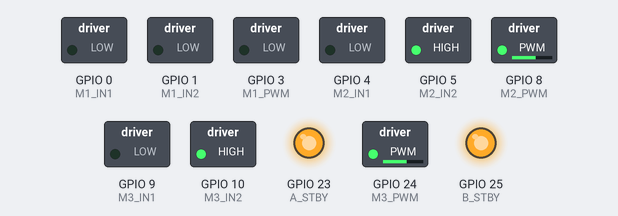
Simulated run of this sketch. Board: ESP32-C6. Shown: switched loads named in the sketch (green lamp = pin HIGH), output pins drawn as LEDs (lit = HIGH). What the sketch prints to the serial monitor is not drawn.

Above: at 0.1 s.
At 3.1 s:
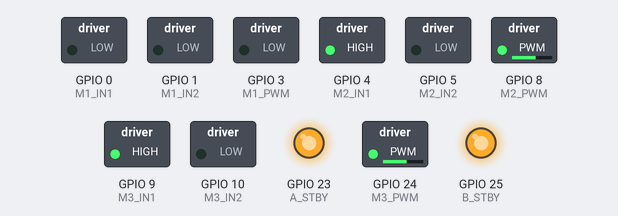
At 9.1 s:
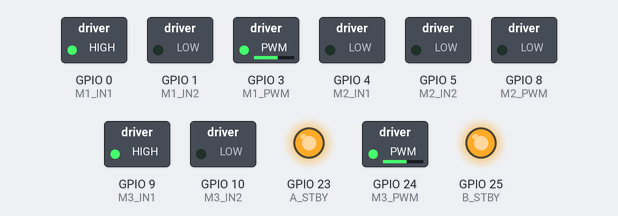
At 19.1 s:
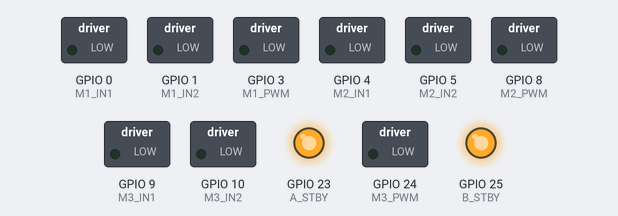
At 27.1 s:
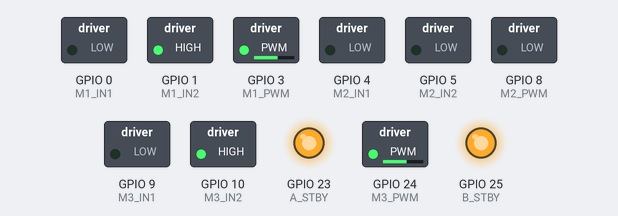
At 38.1 s:
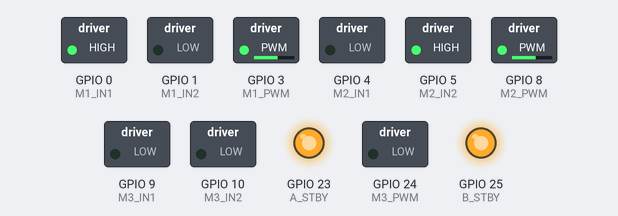
Timing chart, 0 to 39.6 s (numbered marks = the images above):
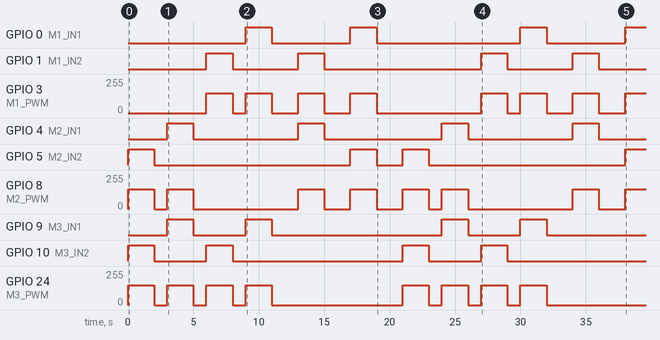

The sketch:

biedong_c5.ino
```cpp
#include <Arduino.h>

#if !defined(CONFIG_IDF_TARGET_ESP32C5)
#error "Select an ESP32-C5 board. For old ESP32 cars use firmware/biedong/biedong.ino."
#endif

// ESP32-C5-WIFI6-KIT-N16R8-M offline motor test. No Wi-Fi or Vicon required.
// Wiring matches car16-car50 C5 firmware: see docs/ESP32_C5_WIRING.md.
// Separate STBY: driver A to GPIO23, driver B to GPIO25. Motors start automatically.
// Same speed, six directions and timing as the original biedong sketch.

// ===== TB6612-A：电机 M1、M2 =====
const int A_STBY = 23;

// M1
const int M1_IN1 = 0;
const int M1_IN2 = 1;
const int M1_PWM = 3;

// M2
const int M2_IN1 = 4;
const int M2_IN2 = 5;
const int M2_PWM = 8;

// ===== TB6612-B：电机 M3 =====
const int B_STBY = 25;

// M3
const int M3_IN1 = 9;
const int M3_IN2 = 10;
const int M3_PWM = 24;

const int PWM_FREQ = 1000;
const int PWM_RES  = 8;

int speedVal = 150;

// ===== 基本控制函数 =====
void motorStop(int in1, int in2, int pwmPin) {
  digitalWrite(in1, LOW);
  digitalWrite(in2, LOW);
  ledcWrite(pwmPin, 0);
}

void motorForward(int in1, int in2, int pwmPin) {
  digitalWrite(in1, HIGH);
  digitalWrite(in2, LOW);
  ledcWrite(pwmPin, speedVal);
}

void motorBackward(int in1, int in2, int pwmPin) {
  digitalWrite(in1, LOW);
  digitalWrite(in2, HIGH);
  ledcWrite(pwmPin, speedVal);
}

void stopAll() {
  motorStop(M1_IN1, M1_IN2, M1_PWM);
  motorStop(M2_IN1, M2_IN2, M2_PWM);
  motorStop(M3_IN1, M3_IN2, M3_PWM);
}

// ===== 运动函数 =====

// 前进
void moveForward() {
  motorStop(M1_IN1, M1_IN2, M1_PWM);
  motorBackward(M2_IN1, M2_IN2, M2_PWM);
  motorBackward(M3_IN1, M3_IN2, M3_PWM);
}

// 后退
void moveBackward() {
  motorStop(M1_IN1, M1_IN2, M1_PWM);
  motorForward(M2_IN1, M2_IN2, M2_PWM);
  motorForward(M3_IN1, M3_IN2, M3_PWM);
}

// 左上移
void moveLeftForward() {
  motorBackward(M1_IN1, M1_IN2, M1_PWM);
  motorStop(M2_IN1, M2_IN2, M2_PWM);
  motorBackward(M3_IN1, M3_IN2, M3_PWM);
}

// 右下移
void moveRightBackward() {
  motorForward(M1_IN1, M1_IN2, M1_PWM);
  motorStop(M2_IN1, M2_IN2, M2_PWM);
  motorForward(M3_IN1, M3_IN2, M3_PWM);
}

// 左下移
void moveLeftBackward() {
  motorBackward(M1_IN1, M1_IN2, M1_PWM);
  motorForward(M2_IN1, M2_IN2, M2_PWM);
  motorStop(M3_IN1, M3_IN2, M3_PWM);
}

// 右上移
void moveRightForward() {
  motorForward(M1_IN1, M1_IN2, M1_PWM);
  motorBackward(M2_IN1, M2_IN2, M2_PWM);
  motorStop(M3_IN1, M3_IN2, M3_PWM);
}
void setup() {
  Serial.begin(115200);
  pinMode(A_STBY, OUTPUT);
  pinMode(B_STBY, OUTPUT);

  digitalWrite(A_STBY, LOW);
  digitalWrite(B_STBY, LOW);

  pinMode(M1_IN1, OUTPUT);
  pinMode(M1_IN2, OUTPUT);
  bool pwm1Ready = ledcAttach(M1_PWM, PWM_FREQ, PWM_RES);

  pinMode(M2_IN1, OUTPUT);
  pinMode(M2_IN2, OUTPUT);
  bool pwm2Ready = ledcAttach(M2_PWM, PWM_FREQ, PWM_RES);

  pinMode(M3_IN1, OUTPUT);
  pinMode(M3_IN2, OUTPUT);
  bool pwm3Ready = ledcAttach(M3_PWM, PWM_FREQ, PWM_RES);

  if (!pwm1Ready || !pwm2Ready || !pwm3Ready) {
    Serial.println("[Motor] PWM setup failed; drivers remain in standby.");
    while (true) {
      delay(1000);
    }
  }

  stopAll();
  digitalWrite(A_STBY, HIGH);
  digitalWrite(B_STBY, HIGH);
  Serial.println("C5 motor test: F, B, LF, RB, LB, RF; repeats automatically. PWM=150.");
}

void loop() {

  // 前
  moveForward();
  delay(2000);
  stopAll();
  delay(1000);

  // 后
  moveBackward();
  delay(2000);
  stopAll();
  delay(1000);

  // 左上
  moveLeftForward();
  delay(2000);
  stopAll();
  delay(1000);

  // 右下
  moveRightBackward();
  delay(2000);
  stopAll();
  delay(2000);

  // 左下
  moveLeftBackward();
  delay(2000);
  stopAll();
  delay(2000);

  // 右上
  moveRightForward();
  delay(2000);
  stopAll();
  delay(2000);
}
```

Measured:
- by itself, GPIO 0 (M1_IN1): goes HIGH 2.0 s, LOW 6.0 s, HIGH 2.0 s, LOW 11.0 s, HIGH 2.0 s, LOW 6.0 s, then HIGH
- by itself, GPIO 1 (M1_IN2): LOW → HIGH at 6.0 s, → LOW 2.0 s later, → HIGH 5.0 s later, → LOW 2.0 s later, … (8 changes in this stretch)
- by itself, GPIO 3 (M1_PWM): 0/255 → 149/255 at 6.0 s, → 0/255 2.0 s later, → 149/255 1.0 s later, → 0/255 2.0 s later, … (15 changes in this stretch)
- by itself, GPIO 4 (M2_IN1): alternates HIGH for 2.0 s and LOW for 8.0 s
- by itself, GPIO 5 (M2_IN2): goes HIGH 2.0 s, LOW 15.0 s, HIGH 2.0 s, LOW 2.0 s, HIGH 2.0 s, LOW 15.0 s, then HIGH
- by itself, GPIO 9 (M3_IN1): LOW → HIGH at 3.0 s, → LOW 2.0 s later, → HIGH 4.0 s later, → LOW 2.0 s later, … (8 changes in this stretch)
- by itself, GPIO 10 (M3_IN2): LOW → HIGH at 0.00 s, → LOW 2.0 s later, → HIGH 4.0 s later, → LOW 2.0 s later, … (8 changes in this stretch)
- by itself, GPIO 8 (M2_PWM): 0/255 → 149/255 at 0.00 s, → 0/255 2.0 s later, → 149/255 1.0 s later, → 0/255 2.0 s later, … (15 changes in this stretch)
